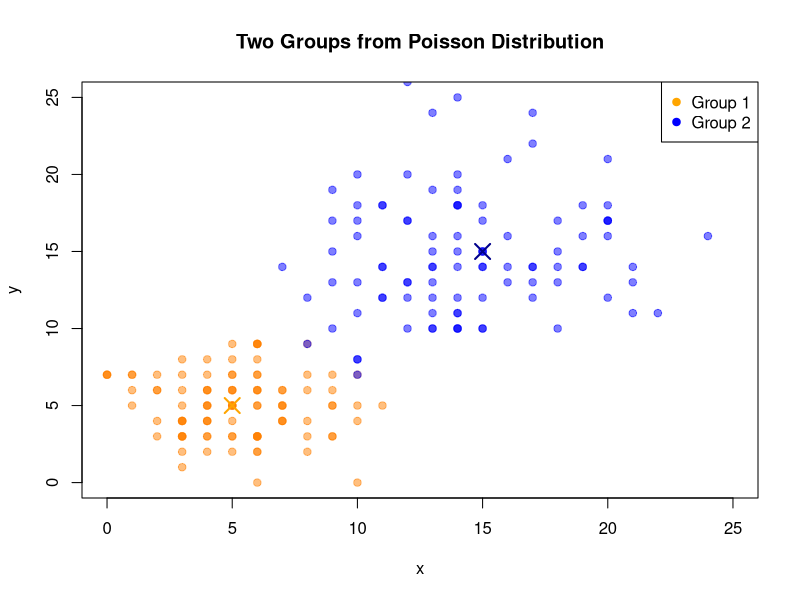

Reproduce this figure in R.
generate_poisson_data <- function(n = 200, lambda1 = c(5, 5), lambda2 = c(15, 15), range = 25) {
  set.seed(42)
  
  # Group 1
  x1 <- rpois(n, lambda = lambda1[1])
  y1 <- rpois(n, lambda = lambda1[2])
  group1 <- data.frame(x = x1, y = y1, group = 1)
  
  # Group 2
  x2 <- rpois(n, lambda = lambda2[1])
  y2 <- rpois(n, lambda = lambda2[2])
  group2 <- data.frame(x = x2, y = y2, group = 2)
  
  # Combine into one data frame
  all_points <- rbind(group1, group2)
  
  # Plotting
  plot(all_points$x, all_points$y, 
       col = ifelse(all_points$group == 1, rgb(1, 0.5, 0, 0.5), rgb(0, 0, 1, 0.5)),
       pch = 19, xlim = c(0, range), ylim = c(0, range),
       xlab = "x", ylab = "y", main = "Two Groups from Poisson Distribution")
  
  # Mark lambda centers
  points(lambda1[1], lambda1[2], col = "orange", pch = 4, lwd = 2, cex = 2)
  points(lambda2[1], lambda2[2], col = "darkblue", pch = 4, lwd = 2, cex = 2)
  
  legend("topright", legend = c("Group 1", "Group 2"), col = c("orange", "blue"), pch = 19)
  
  return(all_points)
}

# Example usage
poisson_groups <- generate_poisson_data(n = 100, lambda1 = c(5, 5), lambda2 = c(15, 15))